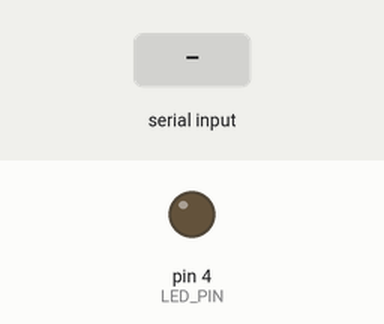
A sketch run on a simulated Arduino Uno, built with avr-gcc and run on an emulated ATmega328P. Parts: output pins drawn as LEDs (lit = HIGH). Dashed ring = blinking. The test bench sets the inputs (shaded band).

Above: at 1.2 s.
1.3 s: "5\n" received over Serial
At 1.4 s:
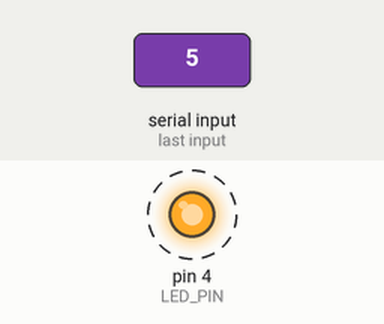
Timing chart, 0 to 4.6 s (numbered marks = the images above; inputs shaded):
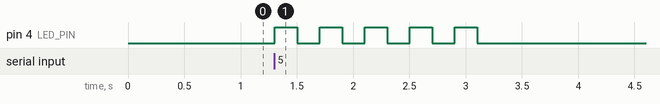

Measured:
- after the input at 1.3 s, pin 4 (LED_PIN): alternates HIGH for 0.20 s and LOW for 0.20 s, 10 changes in all, then stays LOW, starting at once

The sketch:

L07_SerialRead.ino
```cpp
#define LED_PIN 4

void setup() {
  pinMode(LED_PIN, OUTPUT);
  Serial.begin(9600);
}

void loop() {
  if (Serial.available()) {
    int input = Serial.parseInt();

    if (input > 0 && input < 10) {
      for (int i = 0; i < input; i++) {
        digitalWrite(LED_PIN, HIGH);
        delay(200);
        digitalWrite(LED_PIN, LOW);
        delay(200);
      }
    }
  }
}
```
